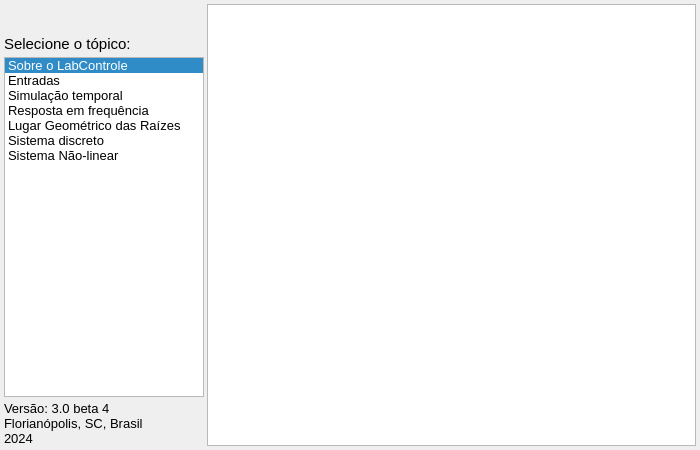
<?xml version="1.0" encoding="UTF-8"?>
<ui version="4.0">
 <class>Frame</class>
 <widget class="QFrame" name="Frame">
  <property name="geometry">
   <rect>
    <x>0</x>
    <y>0</y>
    <width>700</width>
    <height>450</height>
   </rect>
  </property>
  <property name="font">
   <font>
    <pointsize>10</pointsize>
   </font>
  </property>
  <property name="windowTitle">
   <string>Ajuda do LabControle</string>
  </property>
  <property name="windowIcon">
   <iconset resource="images.qrc">
    <normaloff>:/icons_UI/images/icon32x32.png</normaloff>:/icons_UI/images/icon32x32.png</iconset>
  </property>
  <layout class="QHBoxLayout" name="horizontalLayout" stretch="0,0">
   <property name="spacing">
    <number>3</number>
   </property>
   <property name="leftMargin">
    <number>4</number>
   </property>
   <property name="topMargin">
    <number>4</number>
   </property>
   <property name="rightMargin">
    <number>4</number>
   </property>
   <property name="bottomMargin">
    <number>4</number>
   </property>
   <item>
    <layout class="QVBoxLayout" name="verticalLayout">
     <property name="spacing">
      <number>4</number>
     </property>
     <item>
      <widget class="QLabel" name="labelUFSC">
       <property name="text">
        <string/>
       </property>
       <property name="pixmap">
        <pixmap resource="images.qrc">:/icons_UI/images/ufsc_large.png</pixmap>
       </property>
       <property name="alignment">
        <set>Qt::AlignCenter</set>
       </property>
      </widget>
     </item>
     <item>
      <widget class="QLabel" name="label">
       <property name="minimumSize">
        <size>
         <width>0</width>
         <height>30</height>
        </size>
       </property>
       <property name="maximumSize">
        <size>
         <width>190</width>
         <height>16777215</height>
        </size>
       </property>
       <property name="font">
        <font>
         <pointsize>11</pointsize>
        </font>
       </property>
       <property name="text">
        <string>Selecione o tópico:</string>
       </property>
       <property name="alignment">
        <set>Qt::AlignBottom|Qt::AlignLeading|Qt::AlignLeft</set>
       </property>
      </widget>
     </item>
     <item>
      <widget class="QListWidget" name="listTopics">
       <property name="sizePolicy">
        <sizepolicy hsizetype="Preferred" vsizetype="Expanding">
         <horstretch>0</horstretch>
         <verstretch>0</verstretch>
        </sizepolicy>
       </property>
       <property name="maximumSize">
        <size>
         <width>200</width>
         <height>16777215</height>
        </size>
       </property>
       <property name="currentRow">
        <number>0</number>
       </property>
       <item>
        <property name="text">
         <string>Sobre o LabControle</string>
        </property>
       </item>
       <item>
        <property name="text">
         <string>Entradas</string>
        </property>
       </item>
       <item>
        <property name="text">
         <string>Simulação temporal</string>
        </property>
       </item>
       <item>
        <property name="text">
         <string>Resposta em frequência</string>
        </property>
       </item>
       <item>
        <property name="text">
         <string>Lugar Geométrico das Raízes</string>
        </property>
       </item>
       <item>
        <property name="text">
         <string>Sistema discreto</string>
        </property>
       </item>
       <item>
        <property name="text">
         <string>Sistema Não-linear</string>
        </property>
       </item>
      </widget>
     </item>
     <item>
      <widget class="QLabel" name="label_2">
       <property name="text">
        <string>Versão: 3.0 beta 4
Florianópolis, SC, Brasil
2024</string>
       </property>
      </widget>
     </item>
    </layout>
   </item>
   <item>
    <widget class="QTextBrowser" name="textBrowser">
     <property name="openExternalLinks">
      <bool>true</bool>
     </property>
    </widget>
   </item>
  </layout>
 </widget>
 <resources>
  <include location="images.qrc"/>
 </resources>
 <connections/>
</ui>
